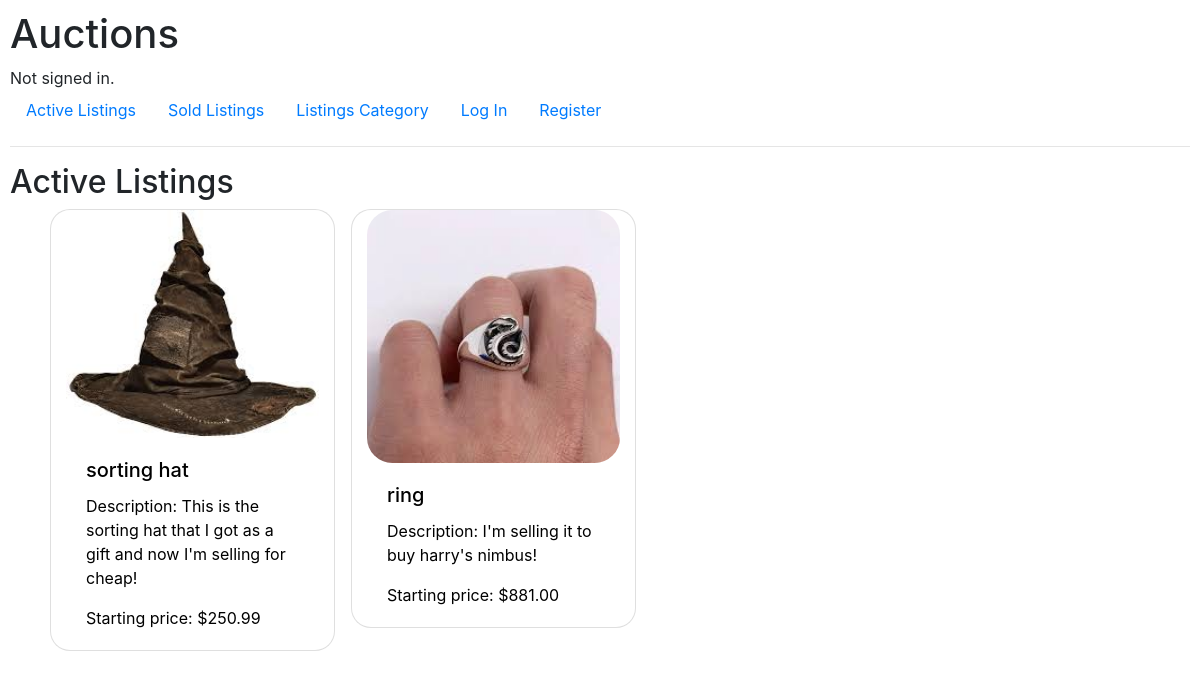
The page /category/Accessories on the database its author committed.
### auctions/models.py (models this page shows, shortened)
class Listing(models.Model):
    title = models.CharField(max_length=100)
    description = models.CharField(max_length=1000)
    price = models.DecimalField(max_digits=10, decimal_places=2)
    category = models.CharField(max_length=64)
    username = models.ForeignKey(User, on_delete=models.CASCADE, related_name="owner")
    img = models.ImageField(upload_to="auctions/uploads/images", blank=True, null=True, default=None)
    active = models.BooleanField(default=True)

### auctions/views.py (the view)
# urls.py: path("category/<str:category>", views.category_search, name="category_search"),
def category_search(request, category):
    return render(request, "auctions/index.html", {
        "listings": Listing.objects.all().filter(active=True, category=category),
        "no_category_item": "We don't have any Listing in this category yet!"
    })

### auctions/templates/auctions/index.html
{% extends "auctions/layout.html" %}
{% block body %}
    <h2>Active Listings</h2>
    {% if listings %}
        <ul style="list-style-type: none;">
            <div class="container">
                <div class="row row-cols-4" style="column-gap: 1em; row-gap: 0.5em;">
                    {% for item in listings %}
                        <li>
                            <div class="col card" style="width: 18rem; border-radius: 20px;">
                                <a href="{% url 'listing_page' item.pk %}" style="text-decoration: none; color: black;">
                                {% if item.img %}
                                    <img class="card-img-top" src="{{ item.img.url }}" alt="Listed item image" style="border-radius: 10%;">
                                {% else %}
                                    <img src="" alt="No image listed">
                                {% endif %}
                                    <div class="card-body">
                                        <h5 class="card-title">{{ item.title }}</h5>
                                        <p class="card-text">Description: {{ item.description }}</p>
                                        <p class="card-text">Starting price: ${{ item.price }}</p>
                                    </div>
                                </a>
                            </div>
                        </li>
                    {% endfor %}
                </div>
            </div>
        </ul>
    {% else %}
        <div class="alert alert-warning" role="alert">
            <h3>{{ no_category_item }}</h3>
        </div>
    {% endif %}
{% endblock %}

### auctions/static/auctions/styles.css (style rules this page uses)
body { padding: 10px; }

### rows shown on the page
Listing: img (picture), title "sorting hat", description "This is the sorting hat that I got as a gift and now I'm selling for cheap!", price "250.99"
Listing: img (picture), title "ring", description "I'm selling it to buy harry's nimbus!", price "881.00"
